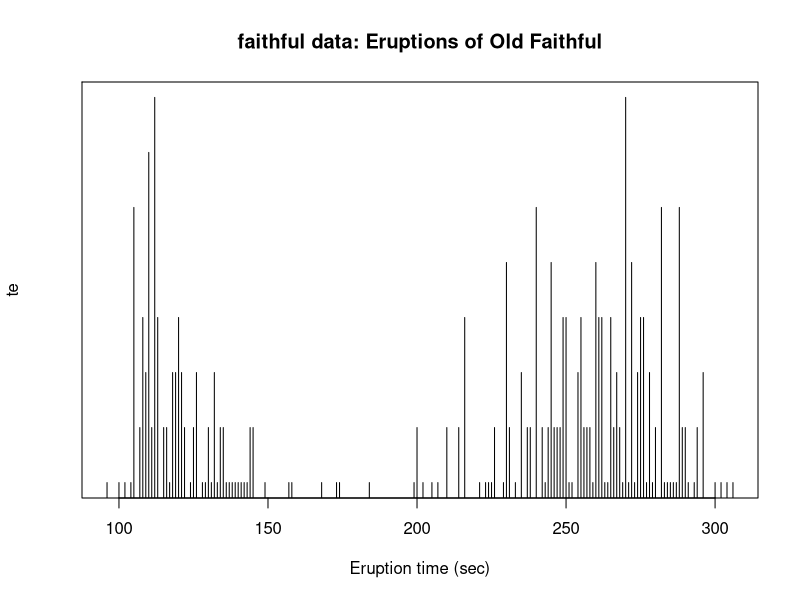
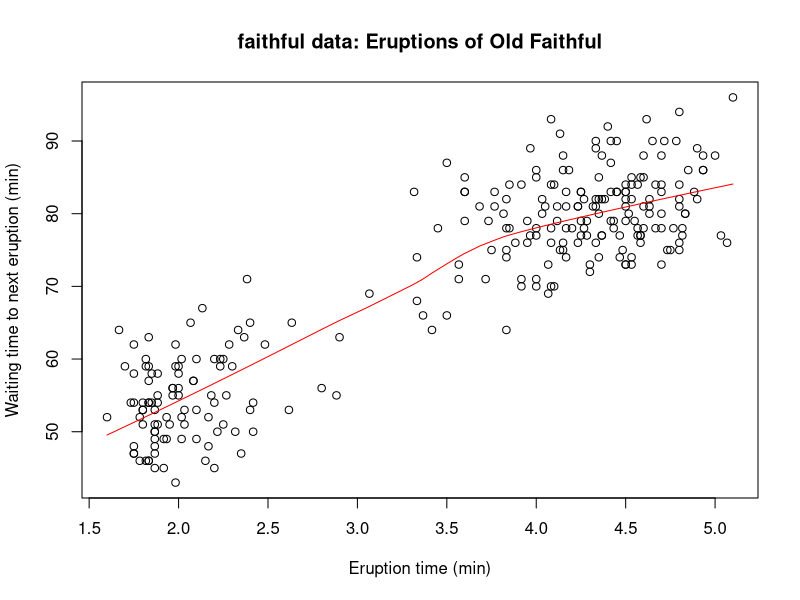
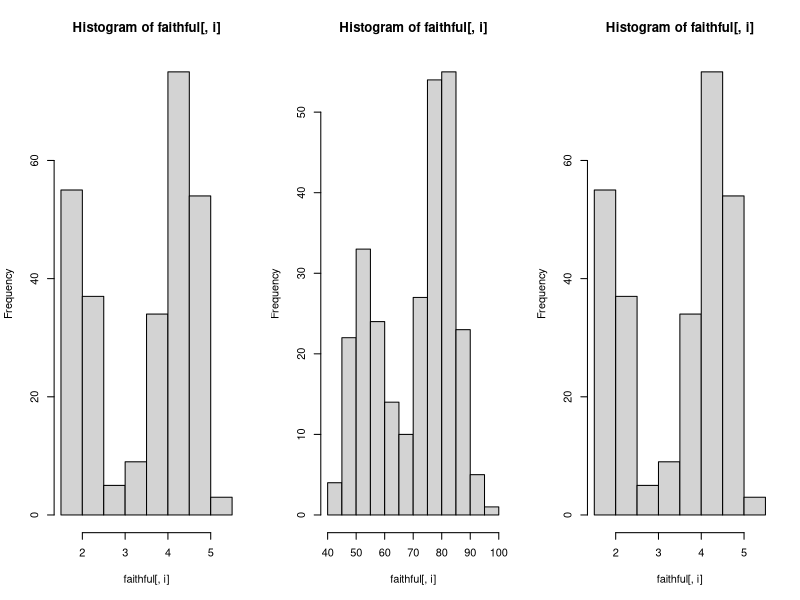
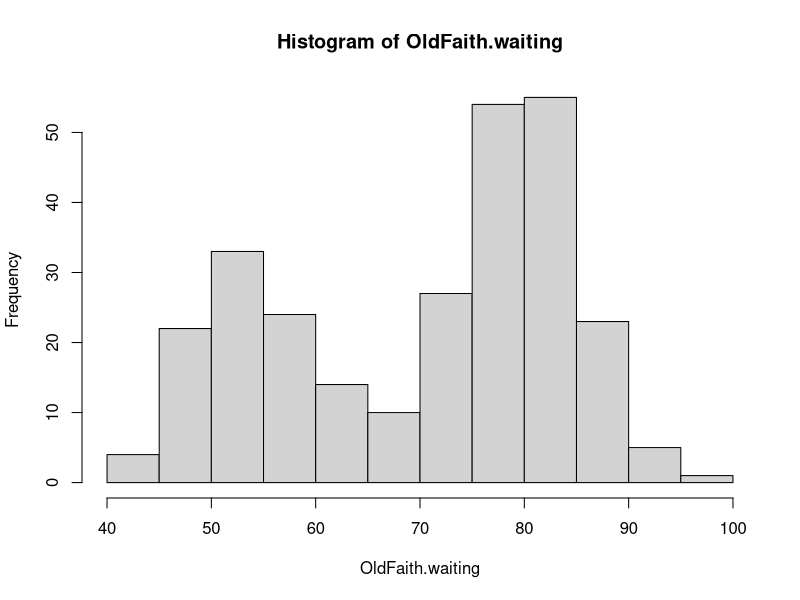

Write the R code that produced these figures, in order.
library(MASS)
require(stats); require(graphics)
f.tit <-  "faithful data: Eruptions of Old Faithful"

ne60 <- round(e60 <- 60 * faithful$eruptions)
all.equal(e60, ne60)             # relative diff. ~ 1/10000
table(zapsmall(abs(e60 - ne60))) # 0, 0.02 or 0.04
faithful$better.eruptions <- ne60 / 60
te <- table(ne60)
te[te >= 4]                      # (too) many multiples of 5 !
plot(names(te), te, type = "h", main = f.tit, xlab = "Eruption time (sec)")
str(te)

plot(faithful[, -3], main = f.tit,
     xlab = "Eruption time (min)",
     ylab = "Waiting time to next eruption (min)")
lines(lowess(faithful$eruptions, faithful$waiting, f = 2/3, iter = 3),
      col = "red")

opar <- par()
op <-par (mfrow=c(1,3))
for (i in c(1:3))
  {
    hist(faithful[,i], breaks = 12)
  }
par(opar)

OldFaith.waiting <- faithful[,2]
hist(OldFaith.waiting)
str(faithful)